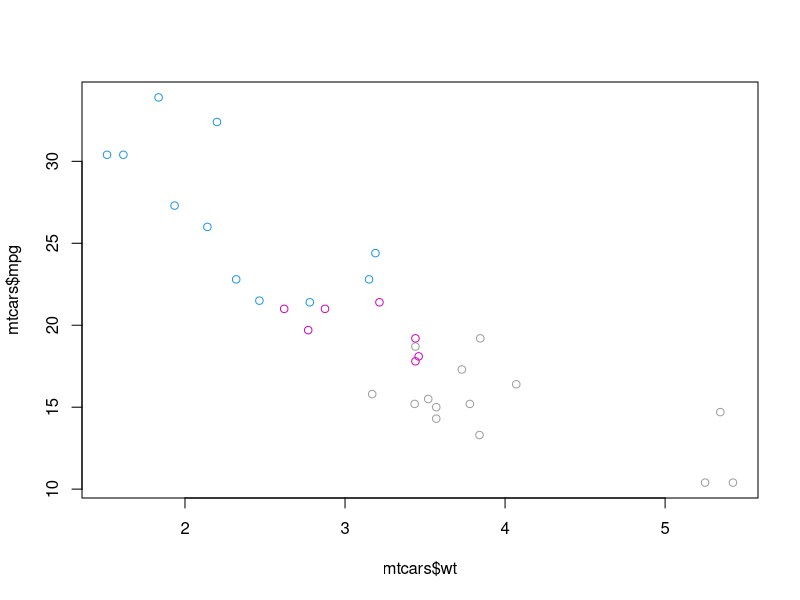
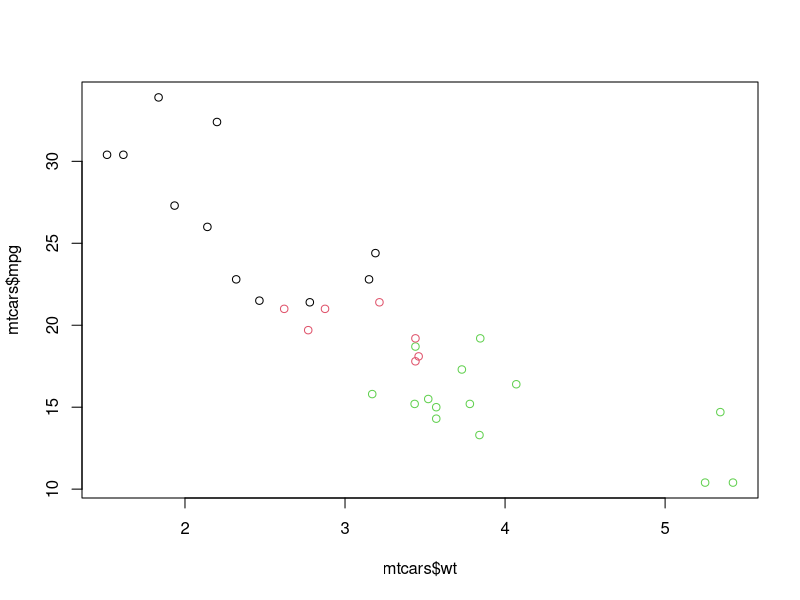
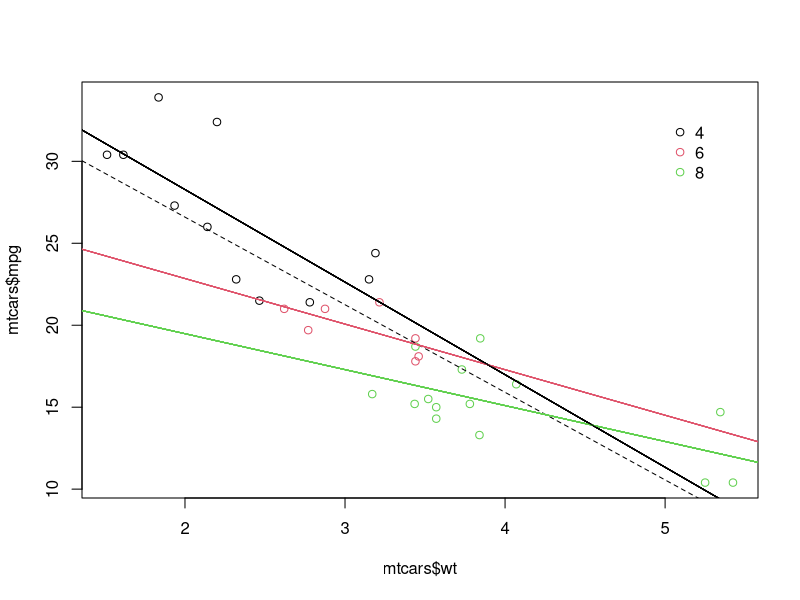
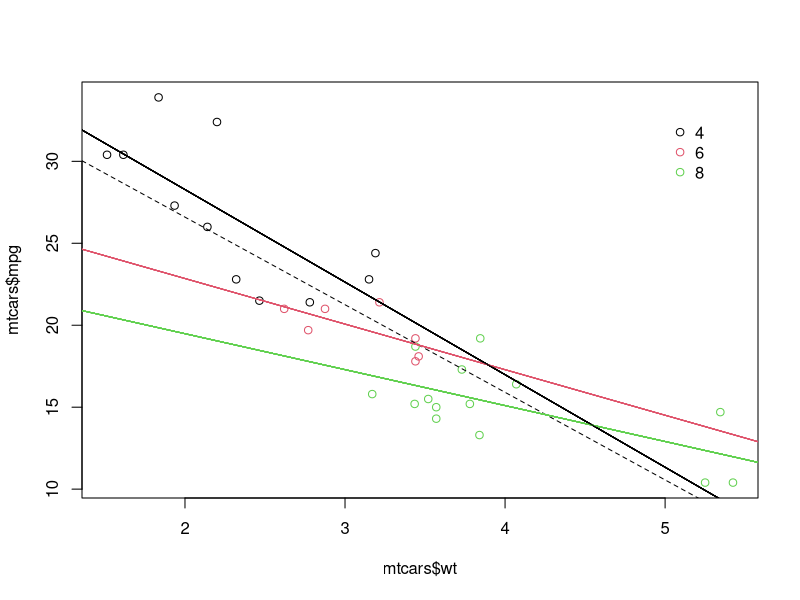

These charts were generated, in order, by the following R code: (Note: this script raises an error after producing the figures.)
###Chapter 2 Data

###base Package and ggplot2, Part 1 - Plot
# Plot the correct variables of mtcars
plot(mtcars$wt, mtcars$mpg, col = mtcars$cyl)

# Change cyl inside mtcars to a factor
mtcars$fcyl <- as.factor(mtcars$cyl)

# Make the same plot as in the first instruction
plot(mtcars$wt, mtcars$mpg, col = mtcars$fcyl)

###base Package And ggplot2, Part 2 - lm
# Basic plot
mtcars$cyl <- as.factor(mtcars$cyl)
plot(mtcars$wt, mtcars$mpg, col = mtcars$cyl)

# Use lm() to calculate a linear model and save it as carModel
carModel <- lm(mpg ~ wt, data = mtcars)

# Call abline() with carModel as first argument and lty as second
abline(carModel, lty = 2)

# Plot each subset efficiently with lapply
# You don't have to edit this code
lapply(mtcars$cyl, function(x) {
  abline(lm(mpg ~ wt, mtcars, subset = (cyl == x)), col = x)
})

# This code will draw the legend of the plot
# You don't have to edit this code
legend(x = 5, y = 33, legend = levels(mtcars$cyl), 
       col = 1:3, pch = 1, bty = "n")

###base Package And ggplot2, Part 3
# Convert cyl to factor
mtcars$cyl <- as.factor(mtcars$cyl)

# Example from base R
plot(mtcars$wt, mtcars$mpg, col = mtcars$cyl)
abline(lm(mpg ~ wt, data = mtcars), lty = 2)
lapply(mtcars$cyl, function(x) {
  abline(lm(mpg ~ wt, mtcars, subset = (cyl == x)), col = x)
})
legend(x = 5, y = 33, legend = levels(mtcars$cyl), 
       col = 1:3, pch = 1, bty = "n")

# Add geom_point() to this command to create a scatter plot
ggplot(mtcars, aes(x = wt, y = mpg, col = cyl)) +
  geom_point()

# Copy, paste and expand previous command to include the lines of the linear models, per cyl
ggplot(mtcars, aes(x = wt, y = mpg, col = cyl)) +
  geom_point() +
  geom_smooth(method = "lm", se = FALSE)

# Copy, paste and expand previous command to include a lm for the entire dataset in its whole
ggplot(mtcars, aes(x = wt, y = mpg, col = cyl)) +
  geom_point() +
  geom_smooth(method = "lm", se = FALSE) +
  geom_smooth(aes(group = 1), method = "lm", se = FALSE, linetype = 2)

###Plotting The ggplot2 Way
# Option 1
ggplot(iris, aes(x = Sepal.Length, y = Sepal.Width)) +
  geom_point() +
  geom_point(aes(x = Petal.Length, y = Petal.Width), col = "red")

# Option 2
ggplot(iris.wide, aes(x = Length, y = Width, col = Part)) +
  geom_point()

###Variables To Visuals, Part 1
# Consider the structure of iris, iris.wide and iris.tidy (in that order)
str(iris)
str(iris.wide)
str(iris.tidy)

# Think about which dataset you would use to get the plot shown right
# Fill in the ___ to produce the plot given to the right
ggplot(iris.tidy, aes(x = Species, y = Value, col = Part)) +
  geom_jitter() +
  facet_grid(. ~ Measure)

###Variables To Visuals, Part 1b
# Load the tidyr package
library(tidyr)

# Fill in the ___ to produce to the correct iris.tidy dataset
iris.tidy <- iris %>%
  gather(key, Value, -Species) %>%
  separate(key, c("Part", "Measure"), "\\.")

###Variables To Visuals, Part 2
# Consider the head of iris, iris.wide and iris.tidy (in that order)
head(iris)
head(iris.wide)
head(iris.tidy)

# Think about which dataset you would use to get the plot shown right
# Fill in the ___ to produce the plot given to the right
ggplot(iris.wide, aes(x = Length, y = Width, col = Part)) +
  geom_jitter() +
  facet_grid(. ~ Species)

###Variables To Visuals, Part 2b
# Load the tidyr package
library(tidyr)

# Add a new column, Flower, to iris that contains unique ids
iris$Flower <- 1:nrow(iris)

# Fill in the ___ to produce to the correct iris.wide dataset
iris.wide <- iris %>%
  gather(key, value, -Species, -Flower) %>%
  separate(key, c("Part", "Measure"), "\\.") %>%
  spread(Measure, value)

